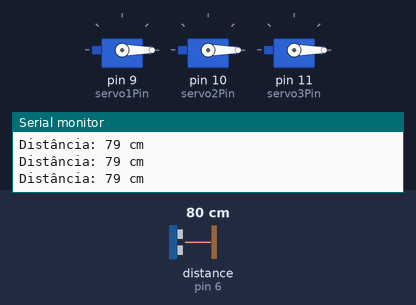
Bench run of a sketch on a simulated Arduino Uno, built with avr-gcc and run on an emulated ATmega328P. Parts: 3 × servo, the last lines printed to the serial monitor. Wiring (inferred from the names in the program): ultrasonic range finder: trigger pin 5; echo pin 6. The test bench sets the inputs (shaded band); at power-on: distance to the obstacle (sensor on pin 6) 80 cm. The echo pulse lasts 58.3 µs per cm; random numbers use the default seed unless the sketch sets one.

Above: at 2.2 s.
2.3 s: distance to the obstacle (sensor on pin 6) set to 19 cm
3.8 s: distance to the obstacle (sensor on pin 6) set to 14 cm
At 5.1 s:
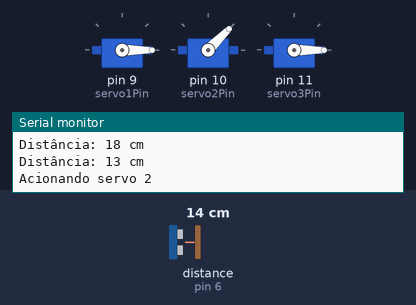
6.8 s: distance to the obstacle (sensor on pin 6) set to 10 cm
Timing chart, 0 to 10.0 s (numbered marks = the images above; inputs shaded):
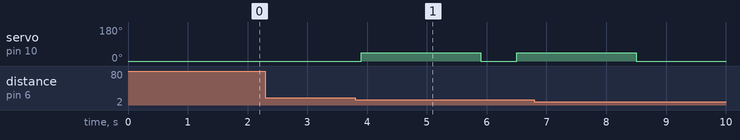

Measured:
- the behaviour switches between 17 and 16 cm on distance to the obstacle (sensor on pin 6) (found by bisection; images 0 and 1)
- after the input at 3.8 s, servo on pin 10 (servo2Pin): 0° → 45° after 0.10 s, → 0° 2.0 s later, → 45° 0.60 s later

The sketch:

main.ino
```cpp
#include <Servo.h>
#include <Ultrasonic.h>

// Definindo os pinos
const int trigPin = 5;
const int echoPin = 6;
const int servo1Pin = 9;
const int servo2Pin = 10;
const int servo3Pin = 11;

// Criando objetos para os servos
Servo servo1; //papel
Servo servo2; //pedra
Servo servo3; //tesoura

// Posições originais dos servos (0 graus)
int originalPos = 0;

void setup() {
  // Inicializando a comunicação serial
  Serial.begin(9600);

  // Configurando os pinos do sensor ultrassônico
  pinMode(trigPin, OUTPUT);
  pinMode(echoPin, INPUT);

  // Anexando os servos aos pinos
  servo1.attach(servo1Pin);
  servo2.attach(servo2Pin);
  servo3.attach(servo3Pin);

  // Posicionando os servos na posição inicial
  servo1.write(originalPos);
  servo2.write(originalPos);
  servo3.write(originalPos);

  // Espera para estabilização
  delay(1000);
}

void loop() {
  // Medindo a distância
  long duration, distance;

  digitalWrite(trigPin, LOW);
  delayMicroseconds(2);
  digitalWrite(trigPin, HIGH);
  delayMicroseconds(10);
  digitalWrite(trigPin, LOW);

  duration = pulseIn(echoPin, HIGH);
  distance = duration / 58.2; // Convertendo para cm

  Serial.print("Distância: ");
  Serial.print(distance);
  Serial.println(" cm");

  // Verificando se um objeto está a 7 cm ou menos
  if (distance <= 15 && distance > 10) {
    // Selecionando um servo aleatório
    int randomServo = random(1, 4); // Gera número entre 1 e 3

    Serial.print("Acionando servo ");
    Serial.println(randomServo);

    // Movendo o servo selecionado para 30 graus
    switch(randomServo) {
      case 1:
        servo1.write(45);
        break;
      case 2:
        servo2.write(45);
        break;
      case 3:
        servo3.write(60);
        break;
    }

    // Espera de 2 segundos
    delay(2000);

    // Retornando o servo para a posição original
    switch(randomServo) {
      case 1:
        servo1.write(originalPos);
        break;
      case 2:
        servo2.write(originalPos);
        break;
      case 3:
        servo3.write(originalPos);
        break;
    }

    // Pequena pausa para evitar múltiplas leituras do mesmo objeto
    delay(500);
  }

  // Pequeno atraso entre leituras
  delay(100);
}
```
